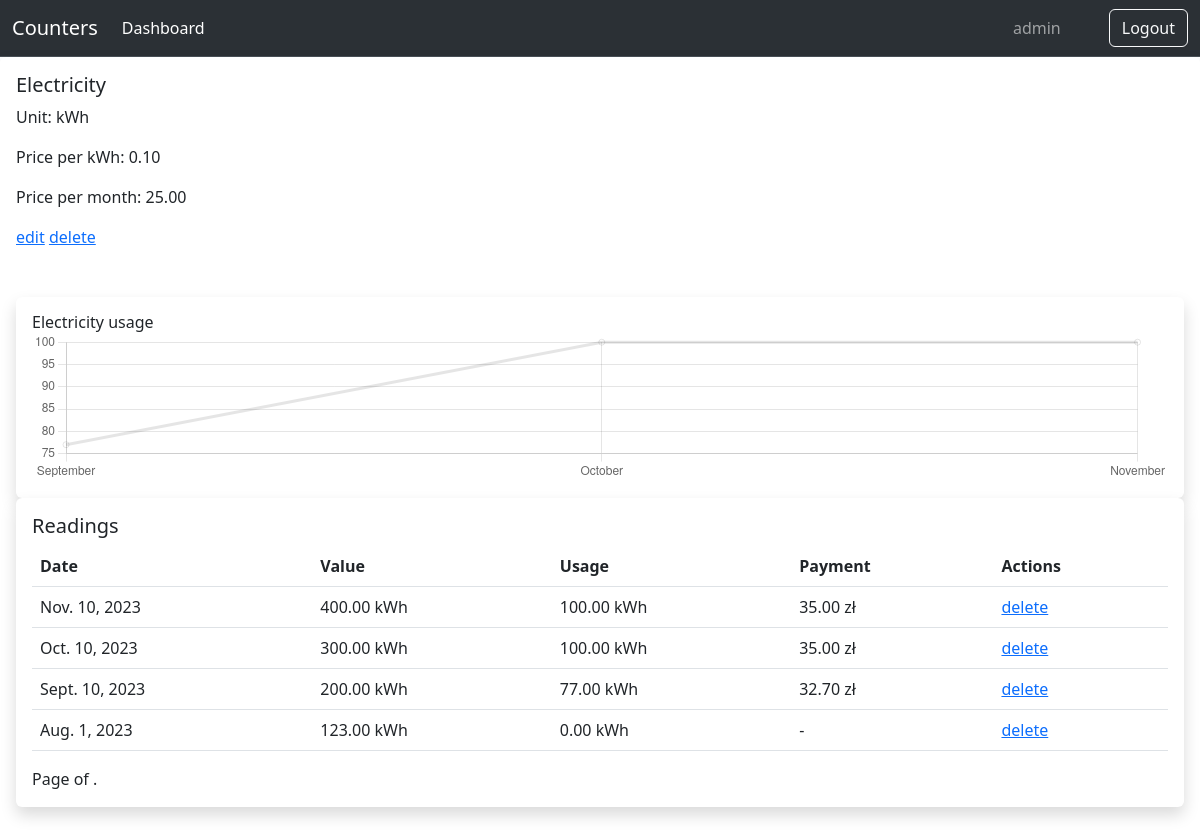
Screenshot of /counter/30 (signed in) with the database file from the repository.
### counters/models.py (models this page shows, shortened)
class Counter(models.Model):
    user = models.ForeignKey(
        get_user_model(), on_delete=models.CASCADE, related_name="counters"
    )
    title = models.CharField(max_length=60)
    unit = models.CharField(max_length=60, blank=True, null=True)

class Price(models.Model):
    class Meta:
        ordering = ("date",)
    counter = models.ForeignKey(
        "Counter", related_name="prices", on_delete=models.CASCADE
    )
    date = models.DateField()
    price_per_unit = models.DecimalField(max_digits=5, decimal_places=2, default=0)
    price_per_month = models.DecimalField(max_digits=5, decimal_places=2, default=0)

class Reading(models.Model):
    class Meta:
        ordering = ("-date",)
    counter = models.ForeignKey(
        "Counter", related_name="readings", on_delete=models.CASCADE
    )
    date = models.DateField()
    value = models.DecimalField(max_digits=10, decimal_places=2)
    usage = models.DecimalField(max_digits=10, decimal_places=2, default=0)

class Payment(models.Model):
    counter = models.ForeignKey(
        "Counter", related_name="payments", on_delete=models.CASCADE
    )
    reading = models.OneToOneField(
        "Reading", related_name="payment", on_delete=models.CASCADE
    )
    price = models.ForeignKey(
        "Price", related_name="payments", on_delete=models.CASCADE
    )
    amount = models.DecimalField(max_digits=10, decimal_places=2)

### counters/views.py (the view)
# urls.py: path("counter/<int:pk>", CounterDetailView.as_view(), name="counter-detail"),
class CounterDetailView(DetailView):
    model = Counter
    def get_queryset(self):
        queryset = super().get_queryset()
        queryset = queryset.filter(user=self.request.user)
        return queryset
    def get_context_data(self, **kwargs):
        context = super().get_context_data(**kwargs)
        counter = context["object"]
        readings = (
            Reading.objects.filter(counter=counter, usage__gt=0)
            .annotate(month=ExtractMonth("date"))
            .values("month", "usage")
            .order_by("date")
        )
        readings_month = [
            calendar.month_name[reading.get("month")] for reading in readings
        ]
        readings_usage = [float(reading.get("usage")) for reading in readings]
        context["readings_month"] = readings_month
        context["readings_usage"] = readings_usage
        return context

### counters/templatetags/custom_tags.py (called while the page is built)
@register.filter
def as_json(data):
    return json.dumps(data)

### counters/templates/counters/counter_detail.html (shortened to what this page needs)
{% extends "counters/dashboard.html" %}
{% load custom_tags %}
{% block data %}
<div class="card border-0 shadow rounded">
    <div class="card-body">
        {% with counter=object %}
        <h5 class="card-title">{{ counter.title }}</h5>
        <p>Unit: {{ counter.unit }}</p>
        <p>Price per {{ counter.unit }}: {{ counter.prices.last.price_per_unit }}</p>
        <p>Price per month: {{ counter.prices.last.price_per_month }}</p>
        <a href="{% url 'counters:counter-edit' counter.id %}">edit</a>
        <a href="{% url 'counters:counter-delete' counter.id %}">delete</a>
        <div class="row my-5">
            <div class="col-12">
                <div class="card border-0 shadow rounded">
                    <div class="card-body">
                        <h6 class="mb-0 ">{{ counter.title }} usage</h6>
                        <div class="chart">
                            <canvas id="chart-usage" class="chart-canvas"></canvas>
                        </div>
                    </div>
                </div>
            </div>
            <div class="col-12">
                {% with readings=counter.readings.all %}
                {% include 'counters/partials/readings_table.html' %}
                {% endwith %}
            </div>
        </div>
        <script>
var ctx = document.getElementById("chart-usage");
var readings_month = {{ readings_month|as_json|safe }};
var readings_usage = {{ readings_usage|as_json }};
console.log(readings_month);
console.log(readings_usage);
    new Chart(ctx, {
      type: "line",
        data: {
        labels: readings_month,
        datasets: [{
          label: "Usage",
          backgroundColor: "transparent",
          data: readings_usage,
        }],
      },
      options: {
        responsive: true,
        maintainAspectRatio: false,
        plugins: {
          legend: {
            display: false,
          }
        },
      },
    });
        </script>
        {% endwith %}
    </div>
</div>
{% endblock %}

### counters/templates/counters/base.html (shortened to what this page needs)
<!DOCTYPE html>
<html>
<head>
    <link href="https://cdn.jsdelivr.net/npm/bootstrap@5.3.0/dist/css/bootstrap.min.css" rel="stylesheet"
>
</head>
<body>
<nav class="navbar bg-dark border-bottom border-bottom-dark navbar-expand-lg bg-body-tertiary" data-bs-theme="dark">
    <div class="container-fluid">
        <a class="navbar-brand" href="{% url 'counters:index' %}">Counters</a>
        {% if user.is_authenticated %}
        <div class="collapse navbar-collapse" id="navbarSupportedContent">
            <ul class="navbar-nav me-auto mb-2 mb-lg-0">
                <li class="nav-item">
                    <a class="nav-link active" aria-current="page" href="{% url 'counters:dashboard' %}">Dashboard</a>
                </li>
            </ul>
            <span class="navbar-text mx-5">
        {{ user }}
        </span>
            <a class="nav-link" href="{% url 'counters:logout' %}">
                <button type="button" class="btn btn-outline-light">Logout</button>
            </a>
            {% else %}
            <a class="nav-link" href="{% url 'counters:login' %}">
                <button type="button" class="btn btn-outline-light">Login</button>
            </a>
            {% endif %}
        </div>
    </div>
</nav>
{% block content %}{% endblock %}
</body>
</html>

### counters/templates/counters/partials/readings_table.html
<div class="card border-0 shadow rounded">
    <div class="card-body">
        {% if readings %}
        <h5 class="card-title">Readings</h5>
        <table class="table table-hover">
            <thead>
            <tr>
                <th>Date</th>
                <th>Value</th>
                <th>Usage</th>
                <th>Payment</th>
                <th>Actions</th>
            </tr>
            </thead>
            <tbody>
            {% for reading in readings %}
            <tr>
                <td>{{ reading.date }}</td>
                <td>{{ reading.value }} {{ reading.counter.unit }}</td>
                {% if reading %}
                <td>{{ reading.usage|floatformat:2 }} {{ counter.unit }}</td>
                {% else %}
                <td>-</td>
                {% endif %}
                {% if reading.payment %}
                <td>{{ reading.payment.amount|floatformat:2 }} zł</td>
                {% else %}
                <td>-</td>
                {% endif %}
                <td>
                    <a href="{% url 'counters:reading-delete' reading.id %}">delete</a>
                </td>
            </tr>
            {% endfor %}
            </tbody>
        </table>
        {% include 'counters/partials/pagination.html' %}
        {% else %}
        <h5 class="card-title">No readings for now...</h5>
        {% endif %}
    </div>
</div>

### rows the page displays
Counter: title "Electricity", unit "kWh", prices.last.price_per_unit "0.10", prices.last.price_per_month "25.00"
Reading: date "Nov. 10, 2023", value "400.00", counter.unit "kWh", usage "100.00", payment.amount "35.00"
Reading: date "Oct. 10, 2023", value "300.00", counter.unit "kWh", usage "100.00", payment.amount "35.00"
Reading: date "Sept. 10, 2023", value "200.00", counter.unit "kWh", usage "77.00", payment.amount "32.70"
Reading: date "Aug. 1, 2023", value "123.00", counter.unit "kWh", usage "0.00"

### other values shown
{{ user }} "admin"
chart data {{ readings_month|as_json|safe }} ["September", "October", "November"]
chart data {{ readings_usage|as_json }} [77.0, 100.0, 100.0]
